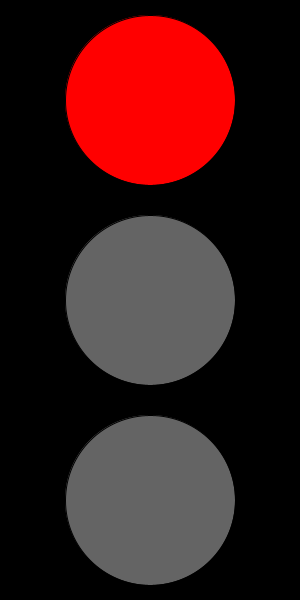
Frame 1 (no input)
Frame 60 (the mouse pressed at the canvas centre just before this capture): identical to frame 1, image omitted
Frame 120 (the mouse held since frame 60 and released just before this capture): identical to frame 1, image omitted

The Processing sketch that drew this single still picture (run headless with seeded random() and noise(); from frame 60 on, the mouse is pressed at the canvas centre):

// Processing sketch: task3
// ── task3.pde
//3.a, 3.b & 3.c
color bg = color(0),
      red = color(255,0,0),
      yellow = color(255,255,0),
      green = color(0,255,0),
      grey = color(100);

int time,
    oldTime = 0;

//false = red | true = green
boolean state = false;

void setup() {
  size(300, 600);
  background(bg);
  ellipseMode(CENTER);
  fill(red);
  circle(150, 100, 170); 
  fill(grey);
  circle(150, 300, 170); 
  fill(grey);
  circle(150, 500, 170);
}

void draw() {
   time = millis();
  //3 second interval
  if (time > oldTime+3000) {
    fill(grey);
    if (!state) {
      circle(150, 100, 170); 
      fill(green);
      circle(150, 500, 170);
      state = true;
    } else {
      circle(150, 500, 170);
      fill(red);
      circle(150, 100, 170);
      state = false;
    }
    oldTime=time;
  }
}
